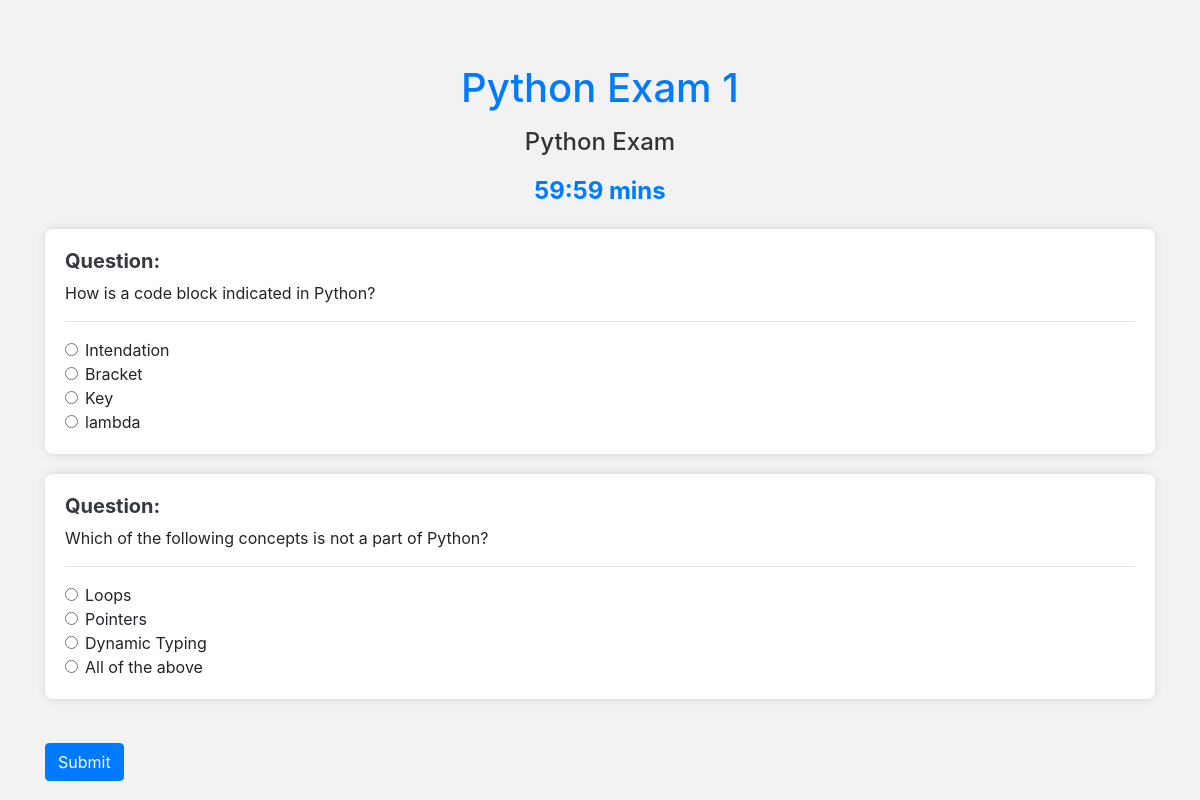
The app's page /exam/create/1/ (signed in) with its own data.
### Exam/models.py (models this page shows)
class Exam(models.Model):
    name = models.CharField(max_length=255,unique=True)
    description = models.TextField()
    duration = models.IntegerField()  # Duration in minutes
    start_time = models.DateTimeField()
    end_time = models.DateTimeField()
    def __str__(self):
        return self.name

class Question(models.Model):
    exam = models.ForeignKey("Exam", on_delete=models.CASCADE)
    text = models.TextField()
    marks = models.DecimalField(max_digits=5, decimal_places=2)

class Choice(models.Model):
    question = models.ForeignKey("Question", on_delete=models.CASCADE)
    text = models.CharField(max_length=255)
    is_correct = models.BooleanField(default=False)

### Exam/views.py (the view)
# urls.py: path('create/<int:exam_id>/', display_exam, name='display_exam'),
@login_required(login_url="/exam/login")
def display_exam(request, exam_id):
    exam = get_object_or_404(Exam, pk=exam_id)
    questions = Question.objects.filter(exam=exam)
    question_forms = []
    for question in questions:
        form = QuestionForm(instance=question)
        choice_formset = ChoiceFormSet(instance=question)
        question_forms.append((form, choice_formset))
    context = {
        "exam": exam,
        "question_forms": question_forms,
    }
    print(context)
    return render(request, "create_exam.html", context)

### template/create_exam.html (shortened to what this page needs)
<!DOCTYPE html>
<html>
<head>
  <link rel="stylesheet" href="https://stackpath.bootstrapcdn.com/bootstrap/4.5.2/css/bootstrap.min.css">
</head>
<body>
  <div class="container">
    <h1 class="mt-4" style="text-align: center; color: #007bff;">{{ exam.name }}</h1>
    <p><h4 style="color: #333; text-align: center;">{{ exam.description }}</h4></p>
    <div class="timer" id="timer">{{ exam.duration }} mins</div>
    <form method="post" action="{% url 'submit_exam' exam.id %}" id="examForm">
      {% for question_form, choice_formset in question_forms %}
        <div class="question-card">
          <h5 class="question-text">Question:</h5>
          <p class="card-text">{{ question_form.text.value }}</p>
          <hr>
          <div class="choices-container">
            {% for choice_form in choice_formset %}
              {% if choice_form.text.value %}
                <div class="form-check">
                  <input type="radio" name="question_{{ forloop.parentloop.counter }}" value="{{ choice_form.id.value }}" id="choice_{{ choice_form.id.value }}" class="form-check-input">
                  <label for="choice_{{ choice_form.id.value }}" class="form-check-label">{{ choice_form.text.value }}</label>
                </div>
              {% endif %}
            {% endfor %}
          </div>
        </div>
      {% endfor %}
      <button type="submit" class="btn btn-primary mt-4" id="submitButton">Submit</button>
    </form>
  </div>
</body>
</html>

### template/create_exam.html (style rules this page uses)
body { background-color: #f2f2f2; }
.container { padding-top: 40px; }
.question-card { margin-bottom: 20px; background-color: #fff; border-radius: 8px; box-shadow: 0 0 10px rgba(0, 0, 0, 0.1); padding: 20px; transition: transform 0.3s ease-in-out; }
.question-text { font-weight: bold; color: #343a40; }
.choices-container { margin-top: 10px; }
.form-check-input[type="radio"] { margin-right: 5px; }
.btn-primary { background-color: #007bff; border-color: #007bff; }
.timer { text-align: center; color: #007bff; font-size: 24px; font-weight: bold; margin-bottom: 20px; }

### records on screen
Exam: name "Python Exam 1", description "Python Exam"
Question: text.value "How is a code block indicated in Python?"
Choice: text.value "Intendation"
Choice: text.value "Bracket"
Choice: text.value "Key"
Choice: text.value "lambda"
Question: text.value "Which of the following concepts is not a part of Python?"
Choice: text.value "Loops"
Choice: text.value "Pointers"
Choice: text.value "Dynamic Typing"
Choice: text.value "All of the above"
